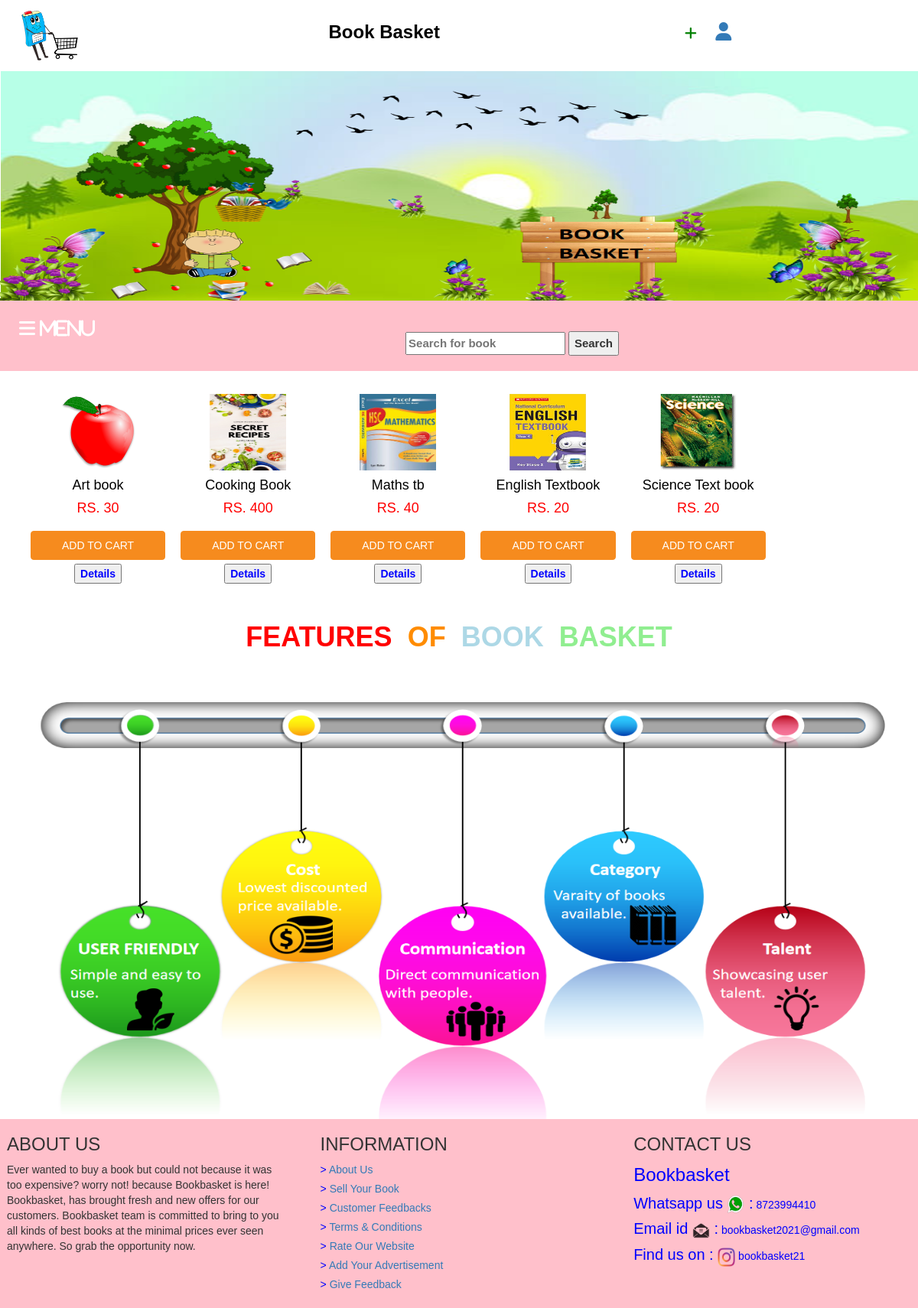
The page / on the database its author committed.
### tables this page shows
CREATE TABLE `book` (
  `id` int(255) NOT NULL,
  `NameOfBook` varchar(255) NOT NULL,
  `BookAuthorName` varchar(255) NOT NULL,
  `DescriptionOfBook` varchar(255) NOT NULL,
  `NumberOfPages` varchar(255) NOT NULL,
  `EdditionOfBook` varchar(255) NOT NULL,
  `BindingOfBook` varchar(255) NOT NULL,
  `CoverOfBook` varchar(255) NOT NULL,
  `Category` varchar(255) NOT NULL,
  `SuitableFor` varchar(255) NOT NULL,
  `ActualPrice` varchar(255) NOT NULL,
  `SellingPrice` varchar(255) NOT NULL,
  `BookImage` varchar(255) NOT NULL,
  `SName` varchar(255) NOT NULL,
  `SEId` varchar(255) NOT NULL,
  `SPhoNo` varchar(255) NOT NULL,
  `SAdd` varchar(255) NOT NULL,
  `BookStore` varchar(255) NOT NULL
);

### index.php (the view, shortened to what this page needs)
<?php
$connect = mysqli_connect("localhost", "root", "", "bookbasket");
?>
<!DOCTYPE html>
<html>
<head>
 <link rel="stylesheet" href="https://maxcdn.bootstrapcdn.com/bootstrap/3.3.6/css/bootstrap.min.css" />
<link rel='stylesheet' href='css/stylesss.css' type='text/css' media='all' />
<link rel="stylesheet" href="https://cdnjs.cloudflare.com/ajax/libs/font-awesome/4.7.0/css/font-awesome.min.css">
<link rel="stylesheet" href="css/c.css">
</head>
 <body>
<div class="topnav1">
<img src="images/logo.png" width="130px">
<font face="sans-serif" size="5" color="Black">
<span style="color:Black;font-weight:bold">Book Basket</span>
<a href="loginregister.php"><span style="font-size:18px; color:Green; font-weight:bold"><i class="fa fa-plus"></i></span></a>&nbsp&nbsp
<div class="dropdown">
  <a href="#"class="dropbtn"><i class="fa fa-fw fa-user"></i></a>&nbsp&nbsp
</div>
</div>
<img src="images/bbg1.png" style="width: 100%; height: 300px">
<div class="topnav" style="background: Pink">
<div class="menu-log">
<div id="main">
<font size="5" color="white">
 <button class="openbtn" onclick="openNav()"><i class="fa fa-bars"> Menu</i></font></button>
</div>
</div>
<?php
$strKeyword = null;
?>
<form name="frmSearch" method="post" action="<?php echo $_SERVER['SCRIPT_NAME'];?>">
<center><table width="599" border="0">
<tr>
<th>
<center><input name="txtKeyword" type="text" id="txtKeyword" placeholder="Search for book" style="max-width:300px; height:30px; font-size:15px" value="<?php echo $strKeyword;?>">
<input type="submit" value="Search" style="height:32px; font-size:15px"></center></th>
</tr>
</table></center>
<br>
</form>
</div>
<br>
<section>
<body>
 <div class="container">
 <?php
 $query = "SELECT * FROM book WHERE NameOfBook LIKE '%".$strKeyword."%' ";
 $result = mysqli_query($connect, $query);
 if(mysqli_num_rows($result) > 0)
 {
 while($row = mysqli_fetch_array($result))
 {
 ?>
 <div>
 <form method="post" action="loginregister.php">
 <div style="float:left; padding: 10px; text-align: center; font-weight:bold; color:black">
 <img src=" <?php echo $row['BookImage']; ?>" height="100px" width="100px">
 <h4><?php echo $row["NameOfBook"]; ?></h4>
 <h4 style="color:red">RS. <?php echo $row["SellingPrice"]; ?></h4>
 <input type="submit"  style="text-transform: uppercase; background: #F68B1E; border: 1px solid #F68B1E; cursor: pointer; color: #fff; padding: 8px 40px; margin-top: 10px" name="add_to_cart" style="margin-top:5px;" class="btn btn-success" value="Add to Cart" />
 </form>
<form method="post" action="loginregister.php">
<input type="submit"  name="details" style="margin-top:5px; color: Blue" value="Details" />
</form>
 </div>
 </div>
<?php
 }
 }
 ?>
 <br />
</body>
</section>
<center><h1><span style="color:Red; font-weight:bold">FEATURES</span>&nbsp&nbsp<span style="color:DarkOrange; font-weight:bold">OF</span>&nbsp&nbsp<span style="color:LightBlue; font-weight:bold">BOOK</span>&nbsp&nbsp<span style="color:LightGreen; font-weight:bold">BASKET</span></h1></center>
<img src="images/bbfeature.png" width="100%" height="600px">
<footer style="background:pink">
<div class="row">
<div class="column">
 <div class="card">
<div class="container1">
<h3>ABOUT US</h3>
<p1>Ever wanted to buy a book but could not because it was too expensive? worry not! because Bookbasket is here! Bookbasket, has brought fresh and new offers for our customers. Bookbasket team is committed to bring to you all kinds of best books at the minimal prices ever seen anywhere. So grab the opportunity now.</p1>
</div></div></div>
<div class="column">
 <div class="card">
<div class="container1">
<h3>INFORMATION</h3>
<p>> <a href="loginregister.php" class="f">About Us</a></p>
<p>> <a href="loginregister.php" class="f">Sell Your Book</a></p>
<p>> <a href="loginregister.php" class="f">Customer Feedbacks</a></p>
<p>> <a href="loginregister.php" class="f">Terms & Conditions</a></p>
<p>> <a href="loginregister.php" class="f">Rate Our Website</a></p>
<p>> <a href="loginregister.php" class="f">Add Your Advertisement</a></p>
<p>> <a href="loginregister.php" class="f">Give Feedback</a></p>
</div></div></div>
<div class="column">
 <div class="card">
<div class="container1">
<h3>CONTACT US</h3>
<p> <span style="font-size:24px"> Bookbasket </span></p>
<p> <span style="font-size:20px"> Whatsapp us <img src="images/whatsappi.png" style="height:25px; width:23px"> :</span> 8723994410</p>
<p> <span style="font-size:20px"> Email id <img src="images/email.png" style="height:25px; width:23px"> :</span> bookbasket2021@gmail.com</p>
<p> <span style="font-size:20px"> Find us on :  </span><img src="images/insta.png" style="height:25px; width:23px">  bookbasket21</p>
</div></div></div></div>
</footer>
</body>
</html>

### index.php (style rules this page uses)
* { box-sizing: border-box; }
body { font-family: Verdana, sans-serif; margin-left: 5; margin-right: 5; }
img { vertical-align: middle; }
p { color:Blue; margin-left:0; margin-right:0; margin-bottom:5px; margin-top:5px; }
.openbtn { font-size: 20px; cursor: pointer; background-color: Pink; color: white; padding: 10px 15px; border: none; float:left; }
#main { transition: margin-left .5s; padding: 10px; }
.dropdown { position: relative; display: inline-block; }
.column { float: left; width: 33.3%; margin-bottom: 16px; padding: 0 8px; }
.f { text-decoration: none; }
.container1 { background: pink; padding: 0 16px; }
.container1::after, .row::after { content: ""; clear: both; display: table; }

### rows shown on the page
book: BookImage (picture), NameOfBook "Art book", SellingPrice "30"
book: BookImage (picture), NameOfBook "Cooking Book", SellingPrice "400"
book: BookImage (picture), NameOfBook "Maths tb", SellingPrice "40"
book: BookImage (picture), NameOfBook "English Textbook", SellingPrice "20"
book: BookImage (picture), NameOfBook "Science Text book", SellingPrice "20"
